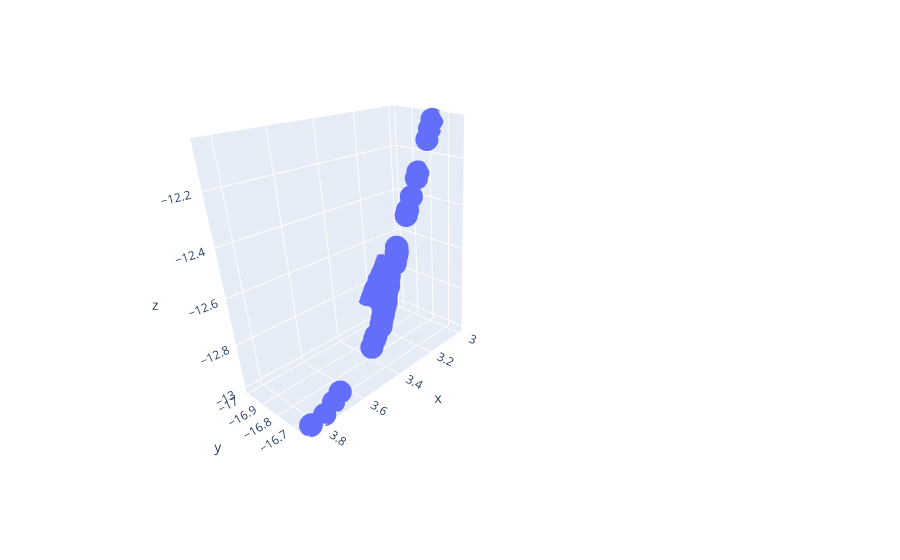

This figure's notebook cell:
### Code cell
ex.scatter_3d(x=f_1(evolver.population.individuals),
             y=f_2(evolver.population.individuals),
             z=f_3(evolver.population.individuals),
             )
